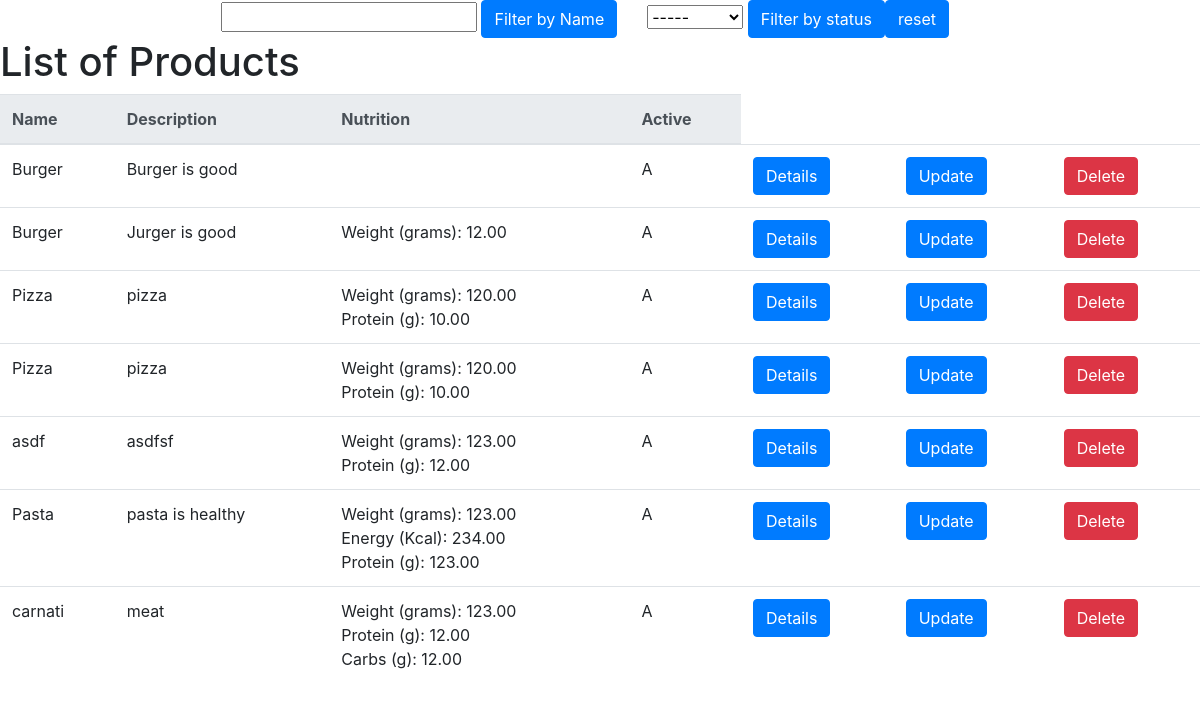
Page /products-list/ (signed in) on the earlier database version.
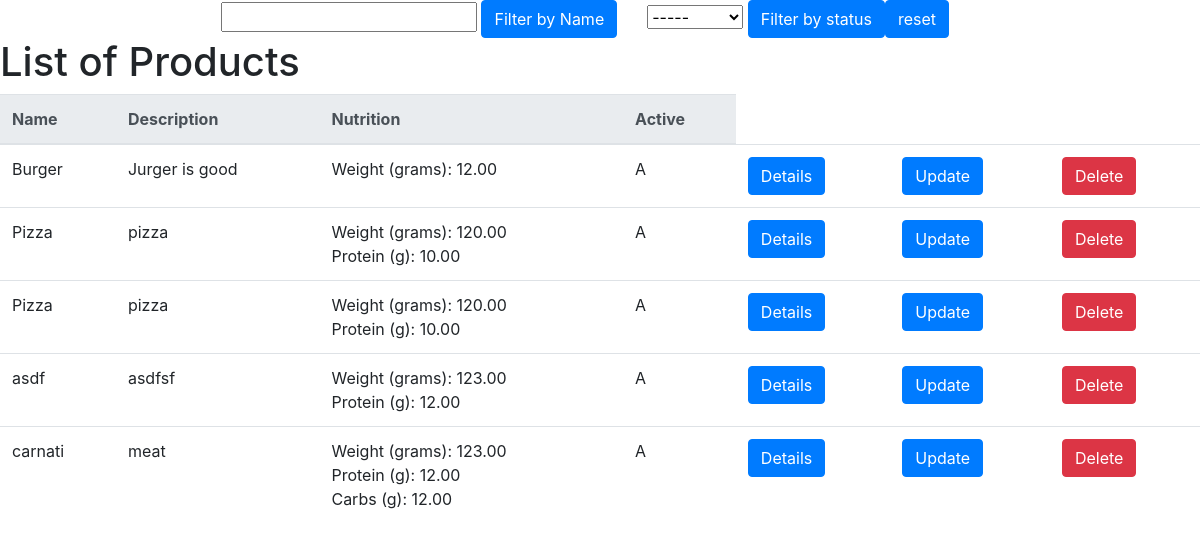
Same page on the later database version.
### foodCMS/models.py (models this page shows, shortened)
class Products(models.Model):
    PROD_STATUS = (
        ('A','ACTIVE'),
        ('INA','INACTIVE'),
    )
    name = models.CharField(max_length=200,verbose_name="Name")
    description = models.CharField(max_length=1000, verbose_name="Description")
    status = models.CharField(max_length=3,choices=PROD_STATUS,verbose_name="Active")

class NutriDirectory(models.Model):
    prod_id = models.ForeignKey(Products, on_delete=models.CASCADE)
    nutri_info_id = models.ForeignKey(NutritionInfo, on_delete=models.CASCADE)
    value = models.FloatField(verbose_name="Value")
    class Meta:
        unique_together = ('prod_id', 'nutri_info_id',)
    def __str__(self):
        return "{} ({}): {:.2f}".format(self.nutri_info_id.name,
                                        self.nutri_info_id.unit,
                                        self.value)

class NutritionInfo(models.Model):
    name = models.CharField(max_length=50,verbose_name="Name")
    unit = models.CharField(max_length=50,verbose_name="Unit")

### foodCMS/views.py (the view)
# urls.py: path('products-list/', views.ProductsListView.as_view(),
@method_decorator(login_required, name="dispatch")
class ProductsListView(ListView):
    model = Products
    template_name = 'foodCMS/products/prodcutslist.html'
    def get_queryset(self):
        status_filter = self.request.GET.get('status', 'none')
        name_filter = self.request.GET.get('name','none')
        if status_filter != 'none':
            context = Products.objects.filter(status=status_filter)
        elif name_filter != 'none':
            context = Products.objects.filter(name__icontains=name_filter)
        else:
            context = Products.objects.all()
        return context
    def get_context_data(self, **kwargs):
        kwargs = super(ProductsListView, self).get_context_data(**kwargs)
        nutri_directory = NutriDirectory.objects.all()
        kwargs.update({
            'nutri_directory': nutri_directory
        })
        return kwargs

### foodCMS/templates/foodCMS/products/prodcutslist.html (shortened to what this page needs)
{% extends "../base.html" %}
{% block maincontent %}
<nav class="nav justify-content-center">
    <ul class="nav">
        <li class="nav-item" style="margin-right:30px">
            <form method="get"/>
                <input type="text" name='name'></input>
                <input type="submit" value="Filter by Name" class="btn btn-primary"></input>
        </li>
        <li class="nav-item">
            <form method="get"/>
                <select name="status" id="statusSelect">
                    <option value="none">-----</option>
                </select>
                <input type="submit" value="Filter by status" class="btn btn-primary"></input>
        </li>
        <li class="nav-item" style="margin-right:30px">
            <form method="get"/>
                <input type="submit" value="reset" name="submit" class="btn btn-primary"></input>
        </li>
    </ul>
</nav>
<h1>List of Products</h1>
<table class="table">
    <tr>
        <thead class="thead-light">
            <tr>
                <th scope="col">Name</th>
                <th scope="col">Description</th>
                <th scope="col">Nutrition</th>
                <th scope="col">Active</th>
            </tr>
        </thead>
        <tbody>
                {% for product in object_list %}
                <tr>
                    <td>{{product.name}}</td>
                    <td>{{product.description}}</td>
                    <td>
                        {% for info in nutri_directory %}
                                {% if info.prod_id == product %}
                                    {{info}}<br>
                                {% endif %}
                        {% endfor %}
                    </td>
                    <td>{{product.status}}</td>
                    <td><a class="btn btn-primary" href="{% url 'products-details' product.id  %}">
                            Details
                        </a>
                    </td>
                    <td><a class="btn btn-primary" href="{% url 'products-update' product.id  %}">
                            Update
                        </a>
                    </td>
                    <td><a class="btn btn-danger" href="{% url 'products-delete' product.id  %}">
                            Delete
                        </a>
                    </td>
                </tr>
                {% endfor %}
        </tbody>
</table>
{% endblock %}

### foodCMS/templates/foodCMS/base.html (shortened to what this page needs)
<!doctype html>
<html lang="en">
  <head>
    <link rel="stylesheet" href="https://stackpath.bootstrapcdn.com/bootstrap/4.3.1/css/bootstrap.min.css">
  </head>
<body>
    {% block maincontent %}{% endblock %}
</body>
</html>

Differences in the rows shown:
removed Products: name "Burger", description "Burger is good", status "A"
removed Products: name "Pasta", description "pasta is healthy", status "A"
removed NutriDirectory: nutri_info_id+value "Weight (grams): 123.00", shown under "Pasta"
removed NutriDirectory: nutri_info_id+value "Energy (Kcal): 234.00", shown under "Pasta"
removed NutriDirectory: nutri_info_id+value "Protein (g): 123.00", shown under "Pasta"
